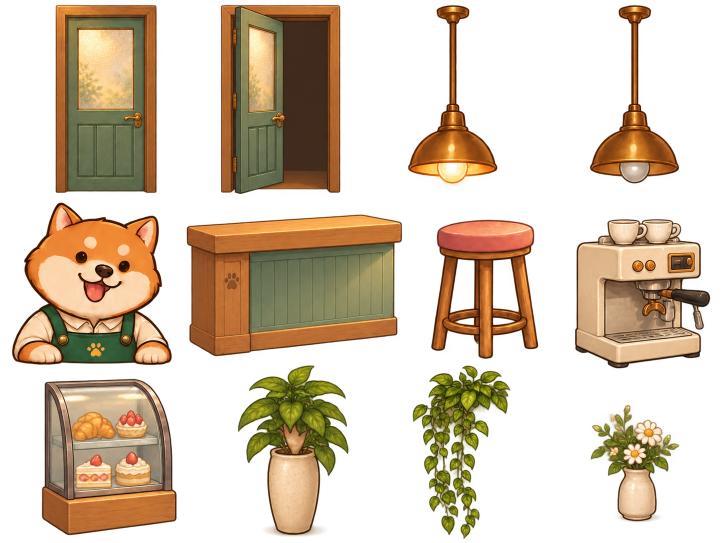
#> input picture assets/room-objects-source.png, 1448 x 1086 px (shown at 1/2 size)
$ python extract-scene-objects.py
#> lines starting #> are read from the running program, lines starting #| are printed output that depends on the picture
"""Extract individually verified generated room objects; maintain true aspect ratios."""
from PIL import Image, ImageDraw
from pathlib import Path
import json

names=['entry-door-closed','entry-door-open','pendant-on','pendant-off','barista','service-counter','stool','espresso-machine','pastry-case','floor-plant','trailing-vine','flower-vase']
boxes=[(104,2,320,392),(435,2,689,396),(806,2,1006,398),(1172,2,1366,378),(16,397,352,737),(365,421,812,720),(854,431,1084,726),(1142,430,1428,745),(76,750,361,1078),(468,724,705,1080),(818,724,1028,1086),(1174,802,1366,1051)]
source=Image.open('assets/room-objects-source.png').convert('RGBA');out=Path('assets/scene');out.mkdir(exist_ok=True)
#> further down, source is the input picture: PIL image 1448x1086 RGBA; mean R, G, B, A 71.7, 52.5, 30.4, 103.2
preview=Image.new('RGB',(4*220,4*245),'#fff6df');draw=ImageDraw.Draw(preview)
for i,(name,box) in enumerate(zip(names,boxes)):
    sprite=source.crop(box)
    sprite.save(out/(name+'.png'))
    assert sprite.getchannel('A').getextrema()[0]==0
    thumb=sprite.copy();thumb.thumbnail((205,205),Image.Resampling.LANCZOS)
    x=i%4*220+(220-thumb.width)//2;y=i//4*245+205-thumb.height
    preview.paste(thumb,(x,y),thumb);draw.text((i%4*220+8,i//4*245+212),name,fill='#5b4334')
#> this loop made 12 passes
#> pass 1, `sprite=source.crop(box)`:
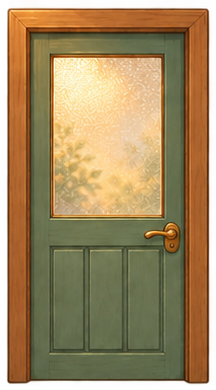
#> sprite: PIL image 216x390 RGBA; mean R, G, B, A 144.3, 114.7, 70.7, 225.6; transparent parts drawn white
#> after the loop:
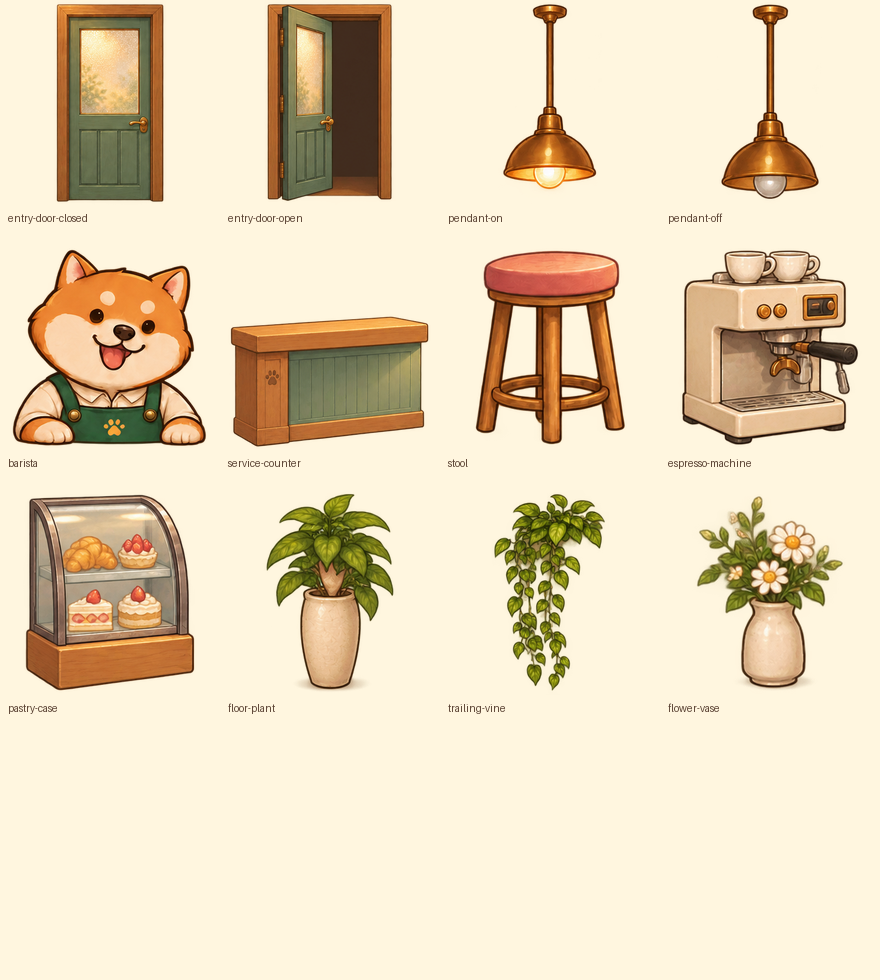
#> preview: PIL image 880x980 RGB; mean R, G, B 231.3, 214.9, 186.2
#> after the loop:
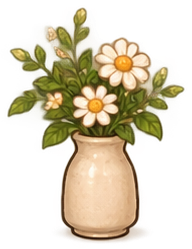
#> sprite: PIL image 192x249 RGBA; mean R, G, B, A 87.6, 72.8, 43, 100.1; transparent parts drawn white
#> after the loop:
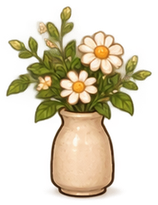
#> thumb: PIL image 158x205 RGBA; mean R, G, B, A 87.2, 72.5, 42.9, 100.1; transparent parts drawn white
counter=Image.open('assets/foreground-counter-source.png').convert('RGBA')
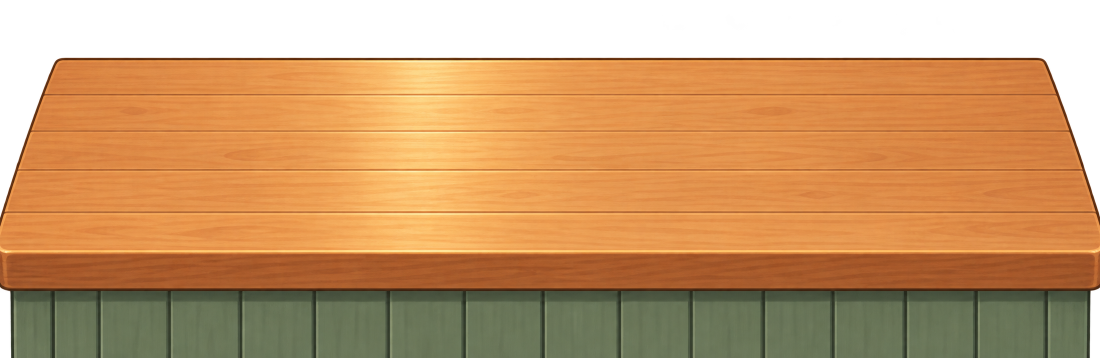
#> input picture assets/foreground-counter-source.png, 2200 x 715 px (shown at 1/2 size)
#> counter is the input picture: PIL image 2200x715 RGBA; mean R, G, B, A 154.1, 106.9, 59.6, 205.7
box=counter.getchannel('A').point(lambda a:255 if a>20 else 0).getbbox()
#> box = (0, 115, 2200, 715)
box=(box[0],box[1],box[2],min(box[3],575))  # Retain a small fascia, matching the reference counter proportions.
#> box = (0, 115, 2200, 575)
counter=counter.crop(box);counter.save(out/'foreground-counter.png')
thumb=counter.copy();thumb.thumbnail((860,200),Image.Resampling.LANCZOS);preview.paste(thumb,((880-thumb.width)//2,3*245),thumb);draw.text((8,3*245+212),'foreground-counter',fill='#5b4334')
#> after `thumb.thumbnail((860, 200), Image.Resampling.LANCZOS)`:
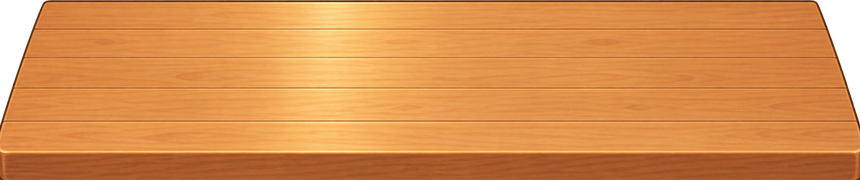
#> thumb: PIL image 860x180 RGBA; mean R, G, B, A 209.5, 134.3, 68.5, 244.1; transparent parts drawn white
#> after `preview.paste(thumb, ((880 - thumb.width) // 2, 3 * 245), thumb)`:
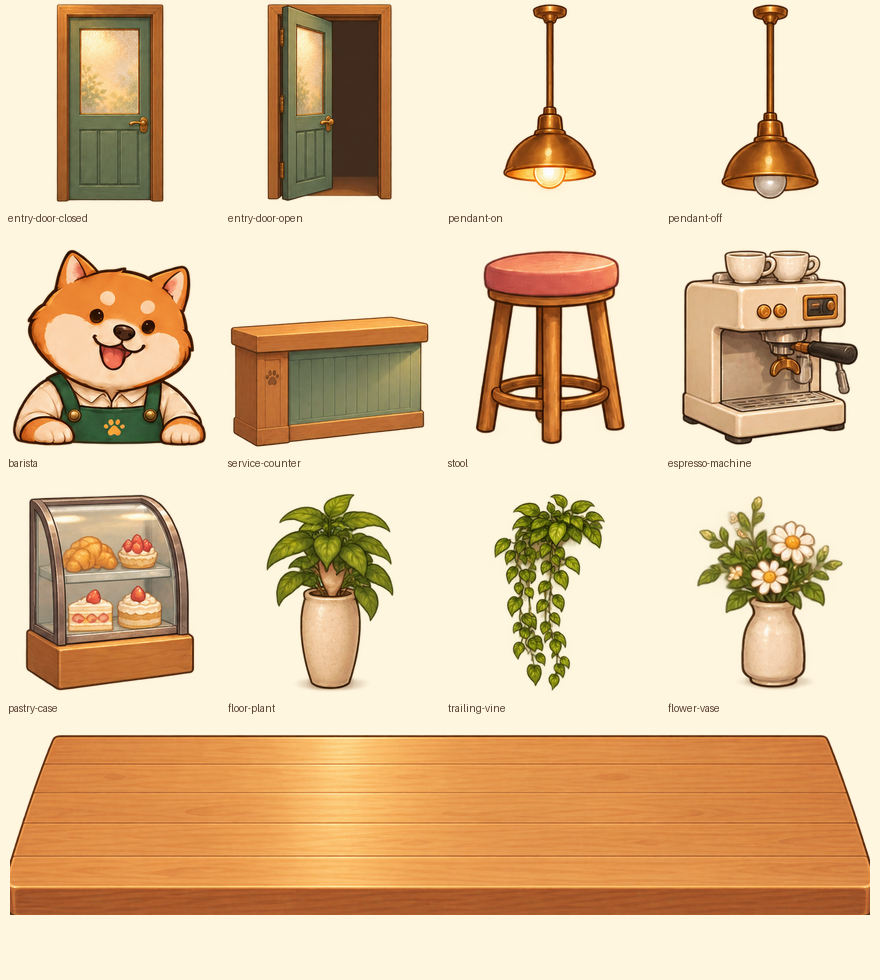
#> preview: PIL image 880x980 RGB; mean R, G, B 224.6, 196.6, 160
(out/'bounds.json').write_text(json.dumps(dict(zip(names,boxes)),indent=2))
preview.save('assets/scene-objects-preview.jpg')
print('13 standalone PNG state assets extracted; architecture remains separate.')
